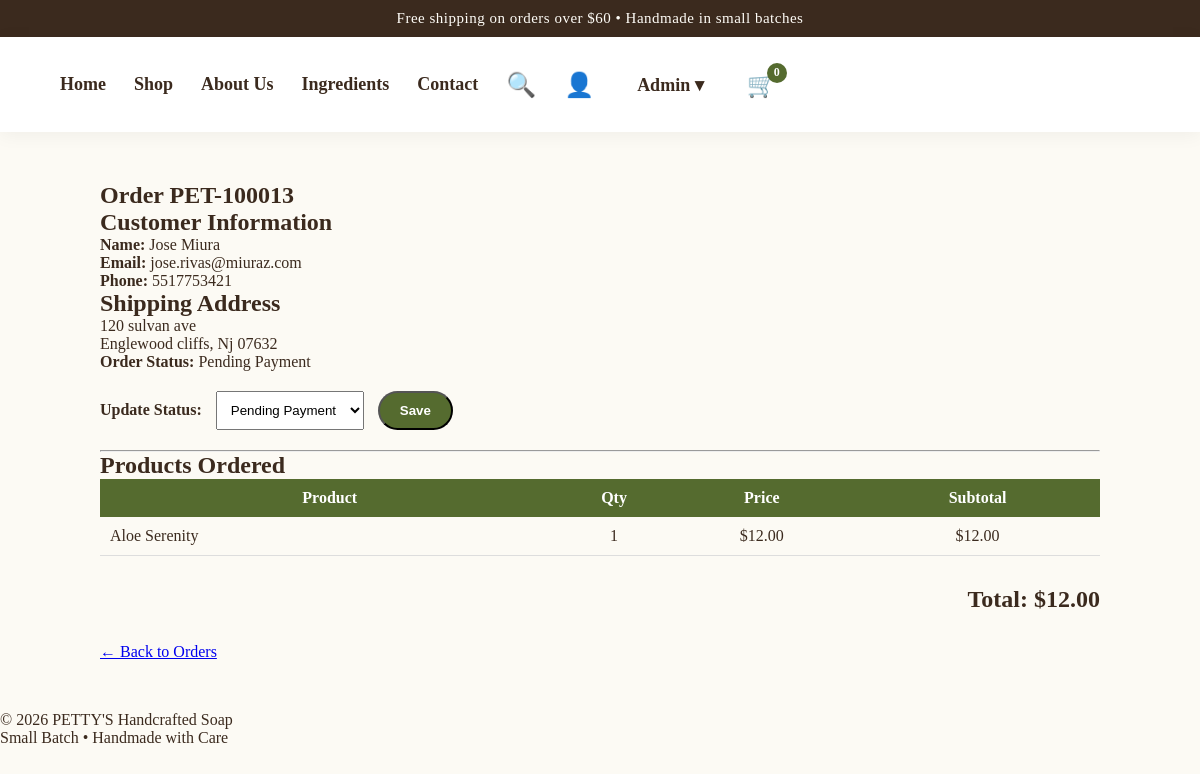
The app's page /admin/orders/13 (signed in) with its own data.
### tables this page shows
CREATE TABLE orders (
    id INTEGER PRIMARY KEY AUTOINCREMENT,
    order_number TEXT UNIQUE,
    first_name TEXT,
    last_name TEXT,
    email TEXT,
    phone TEXT,
    address TEXT,
    city TEXT,
    state TEXT,
    zip_code TEXT,
    notes TEXT,
    total REAL,
    status TEXT DEFAULT 'Pending Payment',
    created_at TIMESTAMP DEFAULT CURRENT_TIMESTAMP
);

CREATE TABLE order_items (
    id INTEGER PRIMARY KEY AUTOINCREMENT,
    order_id INTEGER,
    product_name TEXT,
    product_slug TEXT,
    quantity INTEGER,
    price REAL,
    subtotal REAL,
    FOREIGN KEY(order_id) REFERENCES orders(id)
);

### app.py (the view)
@app.route("/admin/orders/<int:order_id>")
@login_required
def admin_order_detail(order_id):
    conn = sqlite3.connect("pettys.db")
    conn.row_factory = sqlite3.Row
    cursor = conn.cursor()
    cursor.execute("SELECT * FROM orders WHERE id = ?", (order_id,))
    order = cursor.fetchone()
    cursor.execute("SELECT * FROM order_items WHERE order_id = ?", (order_id,))
    items = cursor.fetchall()
    conn.close()
    return render_template("admin_order_detail.html", order=order, items=items)

### app.py (called while the page is built)
@login_manager.user_loader
def load_user(user_id):
    conn = sqlite3.connect("pettys.db")
    conn.row_factory = sqlite3.Row
    cursor = conn.cursor()
    cursor.execute("SELECT id, username FROM admin_users WHERE id = ?", (user_id,))
    user = cursor.fetchone()
    conn.close()
    if user:
        return AdminUser(user["id"], user["username"])
    return None

### templates/admin_order_detail.html (shortened to what this page needs)
{% extends "base.html" %}
{% block content %}
<section style="max-width:1000px;margin:50px auto;">
    <h1>Order {{ order.order_number }}</h1>
    <h2>Customer Information</h2>
    <p><strong>Name:</strong> {{ order.first_name }} {{ order.last_name }}</p>
    <p><strong>Email:</strong> {{ order.email }}</p>
    <p><strong>Phone:</strong> {{ order.phone }}</p>
    <h2>Shipping Address</h2>
    <p>{{ order.address }}</p>
    <p>{{ order.city }}, {{ order.state }} {{ order.zip_code }}</p>
    <p><strong>Order Status:</strong> {{ order.status }}</p>
<form method="POST" action="/admin/orders/{{ order.id }}/status" style="margin:20px 0;">
    <label><strong>Update Status:</strong></label>
    <select name="status" style="padding:10px;margin-left:10px;">
        <option value="Pending Payment">Pending Payment</option>
    </select>
    <button type="submit" class="hero-final-btn" style="padding:10px 20px;margin-left:10px;">
        Save
    </button>
</form>
    <hr>
    <h2>Products Ordered</h2>
    <table style="width:100%;border-collapse:collapse;">
        <thead>
            <tr style="background:#556B2F;color:white;">
                <th style="padding:10px;">Product</th>
                <th>Qty</th>
                <th>Price</th>
                <th>Subtotal</th>
            </tr>
        </thead>
        <tbody>
        {% for item in items %}
        <tr style="border-bottom:1px solid #ddd;">
            <td style="padding:10px;">{{ item.product_name }}</td>
            <td align="center">{{ item.quantity }}</td>
            <td align="center">${{ "%.2f"|format(item.price) }}</td>
            <td align="center">${{ "%.2f"|format(item.subtotal) }}</td>
        </tr>
        {% endfor %}
        </tbody>
    </table>
    <h2 style="text-align:right;margin-top:30px;">
        Total: ${{ "%.2f"|format(order.total) }}
    </h2>
    <p style="margin-top:30px;">
        <a href="/admin/orders">← Back to Orders</a>
    </p>
</section>
{% endblock %}

### static/css/style.css (style rules this page uses)
* { margin:0; padding:0; box-sizing:border-box; }
body { font-family:Georgia, serif; background:#fffdf8; color:#2b2118; }
body { overflow-x: hidden; }

### static/css/homepage_v3.css (style rules this page uses)
body { margin:0; background:#FCFAF4; font-family:Georgia, serif; color:#3B2A1E; }
.hero-final-btn { display:inline-block; background:#556B2F; color:white; text-decoration:none; padding:16px 38px; border-radius:30px; font-weight:bold; transition:.3s; }

### records on screen
orders: order_number "PET-100013", first_name "Jose", last_name "Miura", email "jose.rivas@miuraz.com", phone "5517753421", address "120 sulvan ave", city "Englewood cliffs", state "Nj", zip_code "07632", status "Pending Payment", total "12.00"
order_items: product_name "Aloe Serenity", quantity "1", price "12.00", subtotal "12.00"

### other values on screen
{{ session.get('cart', {})|length }} "0"
